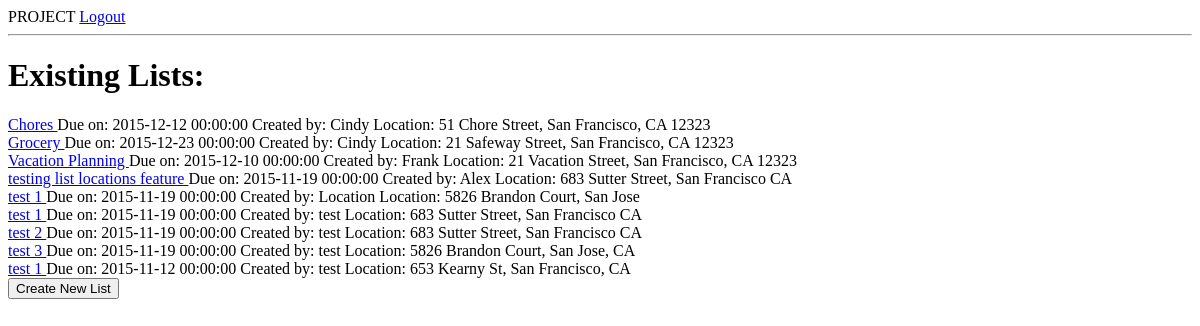
The page /existing_lists (signed in) on the database as committed earlier.
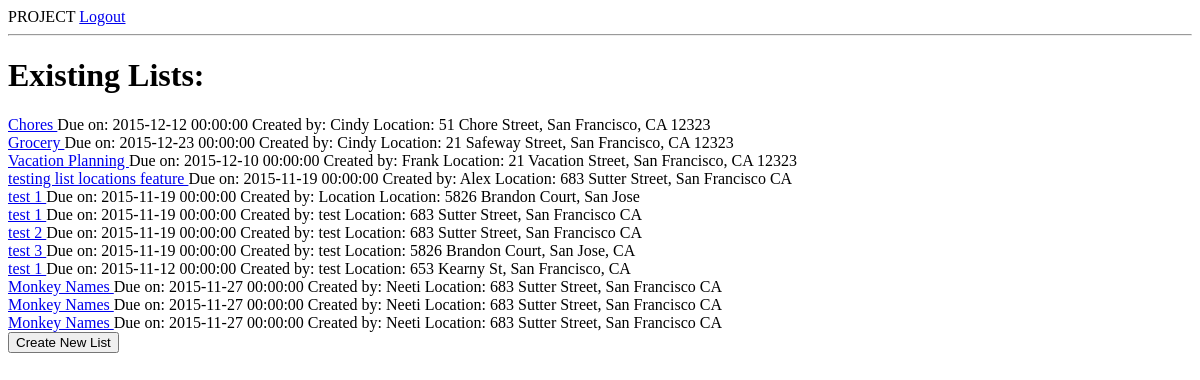
The same page on the database as committed later.
### model.py (models this page shows, shortened)
class Group(db.Model):
    __tablename__ = "groups"
    group_id = db.Column(db.Integer, autoincrement=True, primary_key=True)
    user_id = db.Column(db.Integer,db.ForeignKey('users.user_id'))
    list_id = db.Column(db.Integer,db.ForeignKey('lists.list_id'))
    permission = db.Column(db.Boolean, nullable = False, default = True)
    user = db.relationship("User",
                           backref=db.backref("groups"))
    checklist = db.relationship("List",
                            backref=db.backref("groups"))

class List(db.Model):
    __tablename__ = "lists"
    list_id = db.Column(db.Integer, autoincrement=True, primary_key=True)
    name = db.Column(db.String(20), nullable=False)
    list_type = db.Column(db.String(20))
    due_date_list = db.Column(db.DateTime, nullable=True)
    list_location_name = db.Column(db.String(50), nullable=True)
    list_location_address = db.Column(db.String(100), nullable=True)
    created_by = db.Column(db.String(50), nullable = False)

### server.py (the view)
@app.route('/existing_lists')
def existing_lists():
    user_id = session["user_id"]
    user_list_groups = Group.query.filter_by(user_id=user_id).all()
    return render_template("existing_lists.html", user_list_groups=user_list_groups)

### templates/existing_lists.html (shortened to what this page needs)
{% extends 'base.html' %}
{% block content %}
    <div id="existing_lists">
        <h1 id="existing-lists-title">Existing Lists:</h1>
        {% for group in user_list_groups %}
            <a href="/lists/{{ group.checklist.list_id }}">
            {{ group.checklist.name }}
            </a> Due on: {{ group.checklist.due_date_list}} Created by: {{ group.checklist.created_by }}
                {% if group.checklist.list_location_address %}
                    Location: {{ group.checklist.list_location_address }}
                {% endif %}<br>
        {% endfor %}
    </div>
    <form action="/new_list_base" method="GET">
        <input type="submit" value="Create New List">
    </form>
{% endblock %}

### templates/base.html (shortened to what this page needs)
<!doctype html>
<html>
<head>
  <link rel="stylesheet" href="//code.jquery.com/ui/1.11.4/themes/smoothness/jquery-ui.css">
  <link rel="stylesheet" href="/static/css/mycss.css">
</head>
<body>
PROJECT
{% if "user_id" in session %}
    <a href="/logout">Logout</a>
{% else %}
    <a href="/login">Login</a>
    <a href="/register">Register</a>
{% endif %}
<hr>
{% block content %}
{% endblock %}
</body>
</html>

Rows that differ between the two databases and show on the page:
added Group: checklist.name "Monkey Names", checklist.due_date_list "2015-11-27 00:00:00", checklist.created_by "Neeti", checklist.list_location_address "683 Sutter Street, San Francisco CA"
added Group: checklist.name "Monkey Names", checklist.due_date_list "2015-11-27 00:00:00", checklist.created_by "Neeti", checklist.list_location_address "683 Sutter Street, San Francisco CA"
added Group: checklist.name "Monkey Names", checklist.due_date_list "2015-11-27 00:00:00", checklist.created_by "Neeti", checklist.list_location_address "683 Sutter Street, San Francisco CA"
